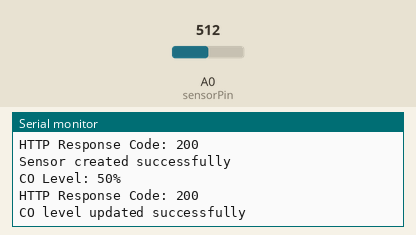
This sketch was run on a simulated ESP8266 (NodeMCU). Parts: the last lines printed to the serial monitor. The test bench sets the inputs (shaded band); at power-on: A0 (sensorPin) = 512. WiFi joins after 1.5 s; servers stay silent unless stated; uploads are accepted with an empty reply.

Above: at 3.4 s.
3.5 s: A0 (sensorPin) set to 716
At 7.56 s:
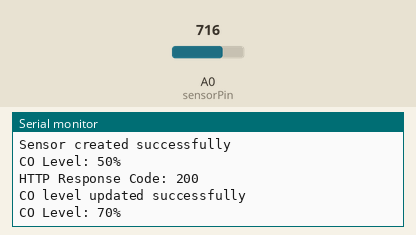
9.2 s: A0 (sensorPin) set to 900
At 13.3 s:
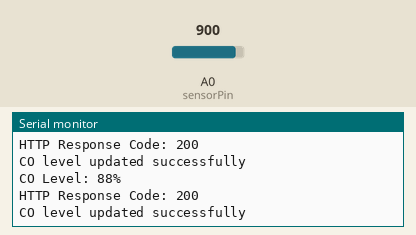
Timing chart, 0 to 14.8 s (numbered marks = the images above; inputs shaded):
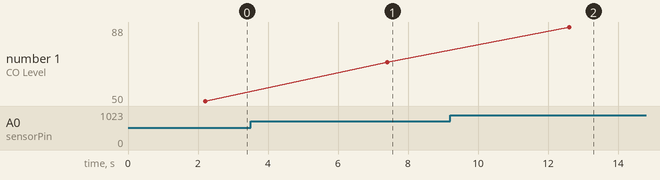

Measured:
- after the input at 3.5 s, the serial monitor: prints a new line after 3.9 s (image 1)
- after the input at 9.2 s, the serial monitor: prints a new line after 3.4 s (image 2)
- plotted number 1: 50 → 70 after the input at 3.5 s, 70 → 88 after the input at 9.2 s

The sketch:

fatal_breath_arduino.ino
```cpp
#include <ESP8266WiFi.h>
#include <ESP8266HTTPClient.h>

const char *ssid = "AMAN";
const char *password = "Aliz1966";
const char *serverAddress = "http://192.168.1.10:8000";
// const char *serverAddress = "http://54.75.66.192";

int lastCoPercentage = 0.0;
int previousCoPercentage = 0.0;
int sensorPin = A0;
int coValue = 0;

int roomId = 1;

WiFiClient client;
HTTPClient http;

void setup()
{
    Serial.begin(115200);
    WiFi.begin(ssid, password);
    while (WiFi.status() != WL_CONNECTED)
    {
        delay(1000);
        Serial.println("Connecting to WiFi...");
    }
    Serial.println("Connected to WiFi");

    http.begin(client, serverAddress);

    createSensor(roomId);

    pinMode(sensorPin, INPUT);
}

void loop()
{
    coValue = analogRead(sensorPin);

    int coPercentage = map(coValue, 0, 1023, 0, 100);
    Serial.print("CO Level: ");
    Serial.print(coPercentage);
    Serial.println("%");

    if (abs(coPercentage - lastCoPercentage) >= 5.0)
    {
        updateLevel(roomId, coPercentage);
        lastCoPercentage = coPercentage;
    }

    previousCoPercentage = coPercentage;

    delay(5000);
}

void createSensor(int roomId)
{
    String serverEndpoint = "/api/sensor";
    String sensorData = "room_id=" + String(roomId);

    http.begin(client, serverAddress + serverEndpoint);
    http.addHeader("Content-Type", "application/x-www-form-urlencoded");
    int httpResponseCode = http.POST(sensorData);

    Serial.print("HTTP Response Code: ");
    Serial.println(httpResponseCode);

    if (httpResponseCode == 200)
    {
        Serial.println("Sensor created successfully");
    }
    else
    {
        Serial.println("Failed to create sensor");
    }

    http.end();
}

void updateLevel(int roomId, int coPercentage)
{
    String serverEndpoint = "/api/sensor/updateLevel";
    String postData = "room_id=" + String(roomId) + "&co_level=" + String(coPercentage);

    http.begin(client, serverAddress + serverEndpoint);
    http.addHeader("Content-Type", "application/x-www-form-urlencoded");
    int httpResponseCode = http.POST(postData);

    Serial.print("HTTP Response Code: ");
    Serial.println(httpResponseCode);

    if (httpResponseCode == 200)
    {
        Serial.println("CO level updated successfully");
    }
    else
    {
        Serial.println("Failed to update CO level");
    }

    http.end();
}
```
